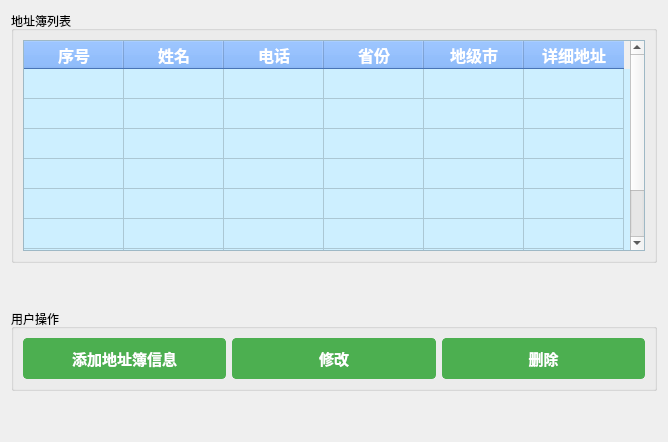
<?xml version="1.0" encoding="UTF-8"?>
<ui version="4.0">
 <class>AddressBookForm</class>
 <widget class="QWidget" name="AddressBookForm">
  <property name="geometry">
   <rect>
    <x>0</x>
    <y>0</y>
    <width>668</width>
    <height>442</height>
   </rect>
  </property>
  <property name="windowTitle">
   <string>地址簿</string>
  </property>
  <layout class="QVBoxLayout" name="verticalLayout">
   <item>
    <widget class="QGroupBox" name="groupBoxAddressBook">
     <property name="styleSheet">
      <string notr="true">
            QTableWidget {
                font: 14px &quot;幼圆&quot;;
                background-color: #cdefff;
            }

            QTableWidget::item {
                font: 14px &quot;幼圆&quot;;
            }

            QHeaderView {
                font: bold 16px &quot;幼圆&quot;;
            }

            QLabel {
                color: #333;
                font: 14px &quot;幼圆&quot;;
                font-weight: bold;
            }

            QLineEdit {
                padding: 8px;
                font-size: 14px;
                border: 1px solid #ccc;
                border-radius: 4px;
            }

            QTableWidget::item:selected {
                background-color: #a6a6a6;
            }

            QTableWidget QHeaderView::section {
                background-color: #65a3ff;
                color: white;
                font-weight: bold;
                font-size: 16px;
            }

            QTableWidget::item {
                padding: 10px;
            }

            QTableWidget::item[列名=&quot;详细地址&quot;] {
                width: 300px; /* Adjust the width as needed */
            }
        </string>
     </property>
     <property name="title">
      <string>地址簿列表</string>
     </property>
     <layout class="QHBoxLayout" name="horizontalLayoutAddressBook">
      <item>
       <widget class="QTableWidget" name="tableWidget">
        <attribute name="horizontalHeaderVisible">
         <bool>true</bool>
        </attribute>
        <attribute name="horizontalHeaderCascadingSectionResizes">
         <bool>false</bool>
        </attribute>
        <attribute name="verticalHeaderVisible">
         <bool>false</bool>
        </attribute>
        <row>
         <property name="text">
          <string/>
         </property>
        </row>
        <row>
         <property name="text">
          <string/>
         </property>
        </row>
        <row>
         <property name="text">
          <string/>
         </property>
        </row>
        <row>
         <property name="text">
          <string/>
         </property>
        </row>
        <row>
         <property name="text">
          <string/>
         </property>
        </row>
        <row>
         <property name="text">
          <string/>
         </property>
        </row>
        <row>
         <property name="text">
          <string/>
         </property>
        </row>
        <row>
         <property name="text">
          <string/>
         </property>
        </row>
        <column>
         <property name="text">
          <string>序号</string>
         </property>
        </column>
        <column>
         <property name="text">
          <string>姓名</string>
         </property>
        </column>
        <column>
         <property name="text">
          <string>电话</string>
         </property>
        </column>
        <column>
         <property name="text">
          <string>省份</string>
         </property>
        </column>
        <column>
         <property name="text">
          <string>地级市</string>
         </property>
        </column>
        <column>
         <property name="text">
          <string>详细地址</string>
         </property>
        </column>
       </widget>
      </item>
     </layout>
    </widget>
   </item>
   <item>
    <spacer name="verticalSpacer">
     <property name="orientation">
      <enum>Qt::Vertical</enum>
     </property>
     <property name="sizeType">
      <enum>QSizePolicy::Preferred</enum>
     </property>
     <property name="sizeHint" stdset="0">
      <size>
       <width>20</width>
       <height>40</height>
      </size>
     </property>
    </spacer>
   </item>
   <item>
    <layout class="QVBoxLayout" name="verticalLayoutButtons">
     <item>
      <widget class="QGroupBox" name="groupBoxActions">
       <property name="styleSheet">
        <string notr="true">
            QPushButton {
                padding: 8px 16px;
                font-size: 15px;
                font-weight: bold;
                border: 1px solid #4CAF50;
                border-radius: 4px;
                color: #fff;
                background-color: #4CAF50;
            }

            QPushButton:hover {
                background-color: #45a049;
                border: 1px solid #45a049;
            }

            QPushButton:pressed {
                background-color: #3e8e41;
            }
        </string>
       </property>
       <property name="title">
        <string>用户操作</string>
       </property>
       <layout class="QHBoxLayout" name="horizontalLayoutActions">
        <item>
         <widget class="QPushButton" name="btnAdd">
          <property name="styleSheet">
           <string notr="true"/>
          </property>
          <property name="text">
           <string>添加地址簿信息</string>
          </property>
         </widget>
        </item>
        <item>
         <widget class="QPushButton" name="btnModify">
          <property name="text">
           <string>修改</string>
          </property>
         </widget>
        </item>
        <item>
         <widget class="QPushButton" name="btnDelete">
          <property name="text">
           <string>删除</string>
          </property>
         </widget>
        </item>
       </layout>
      </widget>
     </item>
     <item>
      <layout class="QHBoxLayout" name="horizontalLayoutAddButton"/>
     </item>
    </layout>
   </item>
   <item>
    <spacer name="verticalSpacer_2">
     <property name="orientation">
      <enum>Qt::Vertical</enum>
     </property>
     <property name="sizeType">
      <enum>QSizePolicy::Preferred</enum>
     </property>
     <property name="sizeHint" stdset="0">
      <size>
       <width>20</width>
       <height>40</height>
      </size>
     </property>
    </spacer>
   </item>
  </layout>
 </widget>
 <resources/>
 <connections/>
</ui>
